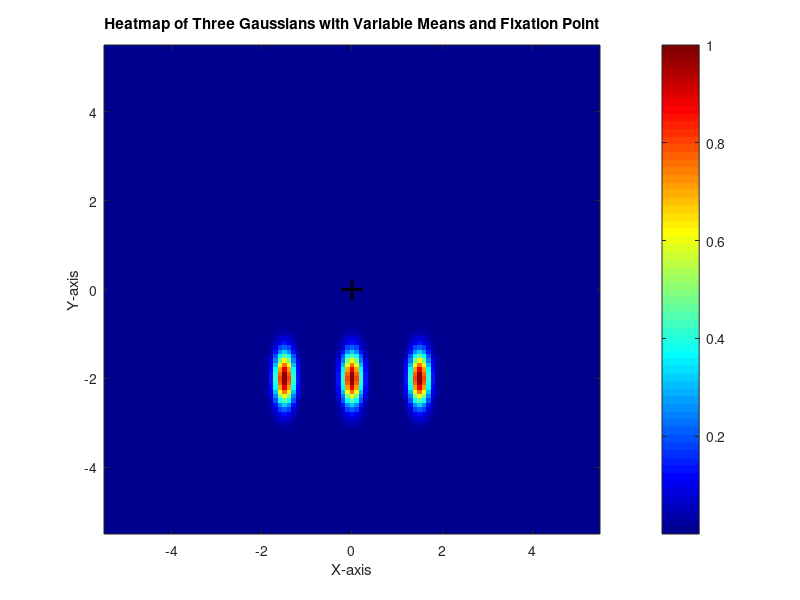

Source code (MATLAB):
% Parameters for the Gaussians
means_x = [-1.5, 0, 1.5]; % x-coordinates of the Gaussian centers
means_y = [-2, -2, -2]; % y-coordinates of the Gaussian centers
sigs_x = [0.15, 0.15, 0.15]; % x standard deviations
sigs_y = [0.4, 0.4, 0.4]; % y standard deviations

% Create a grid from -5.5 to 5.5
[x, y] = meshgrid(-5.5:0.1:5.5, -5.5:0.1:5.5);
z = zeros(size(x));

% Evaluate each Gaussian
for i = 1:length(means_x)
    z = z + exp(-((x - means_x(i)).^2 / (2 * sigs_x(i)^2) + (y - means_y(i)).^2 / (2 * sigs_y(i)^2)));
end

% Create the heatmap
figure;
imagesc(x(1,:), y(:,1), z);
axis xy; % Correct axis orientation
colormap(jet); % Choose a color map
colorbar; % Show color scale
hold on;

% Draw the fixation point at the center
fixation_x = 0; % Center x-coordinate
fixation_y = 0; % Center y-coordinate
plot(fixation_x, fixation_y, 'k+', 'MarkerSize', 15, 'LineWidth', 2); % Fixation point
hold off;

% Set axis limits
xlim([-5.5, 5.5]);
ylim([-5.5, 5.5]);

% Add labels
xlabel('X-axis');
ylabel('Y-axis');
title('Heatmap of Three Gaussians with Variable Means and Fixation Point');